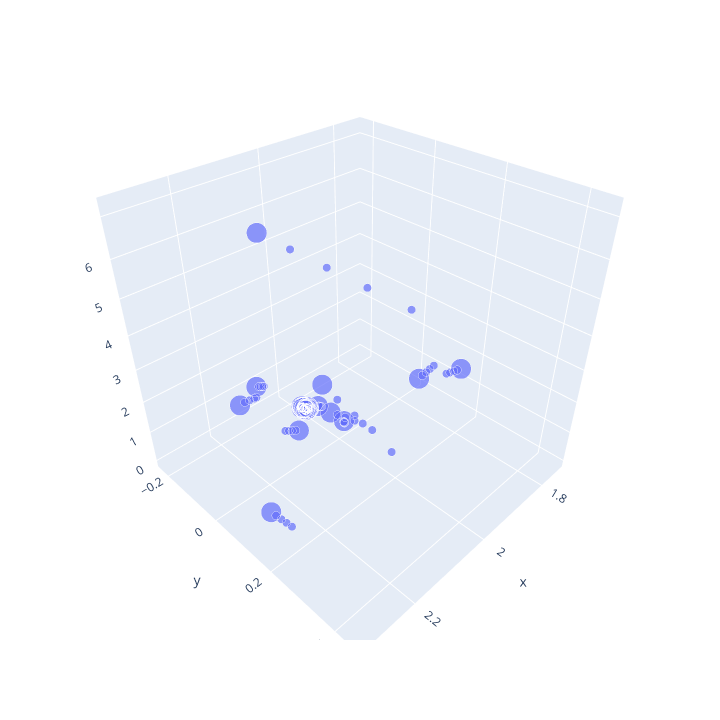

Notebook code cell kept with this figure:
### Code cell
fig.show()

### Figure 1 — Plotly figure (JSON) as saved in the notebook; plotly's stock layout.template omitted (floating-point values rounded to 4 significant figures; data arrays with more than 128 entries replaced by an {"elided": "..."} marker saying what was removed)
{"data": [{"customdata": {"elided": "146x11 mixed values"}, "hovertemplate": "x=%{x}<br>y=%{y}<br>z=%{z}<br>mkr_size=%{marker.size}<br>alt=%{customdata[0]}<br>spd=%{customdata[1]}<br>hd=%{customdata[2]}<br>callsign=%{customdata[3]}<br>airline=%{customdata[4]}<br>number=%{customdata[5]}<br>origin_iata=%{customdata[6]}<br>origin_name=%{customdata[7]}<br>dest_iata=%{customdata[8]}<br>dest_name=%{customdata[9]}<br>model=%{customdata[10]}<extra></extra>", "legendgroup": "", "marker": {"color": "#636efa", "size": {"elided": "146 float values"}, "sizemode": "area", "sizeref": 0.00375, "symbol": "circle"}, "mode": "markers", "name": "", "scene": "scene", "showlegend": false, "type": "scatter3d", "x": {"elided": "146 float values"}, "y": {"elided": "146 float values"}, "z": {"elided": "146 float values"}}], "layout": {"height": 720, "legend": {"itemsizing": "constant", "tracegroupgap": 0}, "margin": {"t": 60}, "scene": {"domain": {"x": [0, 1], "y": [0, 1]}, "xaxis": {"title": {"text": "x"}}, "yaxis": {"title": {"text": "y"}}, "zaxis": {"title": {"text": "z"}}}, "width": 720}}
